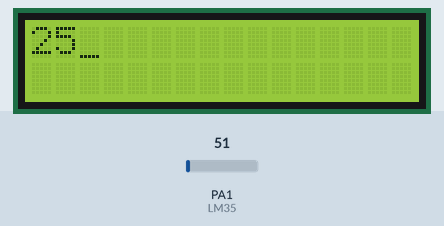
This program was run on a simulated ATmega32, built with avr-gcc and emulated at 8 MHz. On the bench: 16×2 character LCD. Wiring (inferred from the names in the program): character LCD (HD44780): RS PB1; R/W PB2; E PB3; data PA4, PA5, PA6, PA7. The inputs (shaded band) are chosen by the test bench; at power-on: PA1 (LM35) = 51.

Above: at 2.0 s.
2.1 s: PA1 (LM35) set to 61
At 3.5 s:
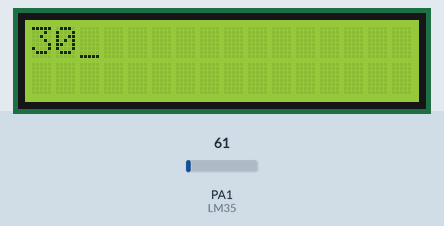
3.8 s: PA1 (LM35) set to 71
At 4.8 s:
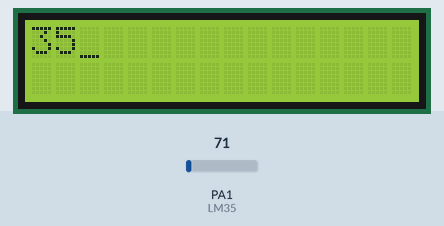
5.9 s: PA1 (LM35) set to 86
At 7.1 s:
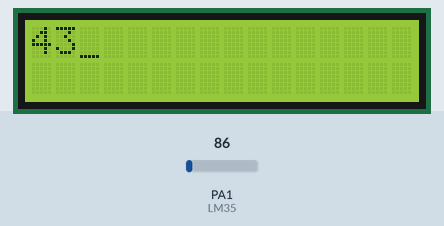
Timing chart, 0 to 8.9 s (numbered marks = the images above; inputs shaded):
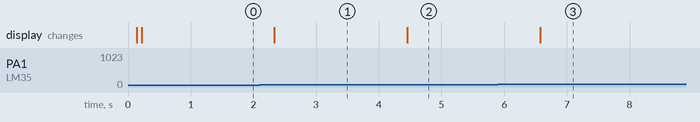

Measured:
- after the input at 2.1 s, the display: changes after 0.24 s (image 1)
- after the input at 3.8 s, the display: changes after 0.66 s (image 2)
- after the input at 5.9 s, the display: changes after 0.68 s (image 3)

The program:

LCD_NEW_KIT.c
```c
/*
 * LCD_NEW_KIT.c
 *
 * Created: 8/14/2019 2:15:27 PM
 *  Author: Mina
 */


#include <avr/io.h>
#define F_CPU 8000000ul
#include "LCD.h"
#include "LM35.h"

int main(void)
{
	LCD_vInit();
	//LCD_vPrintString("Mina");
	LM35_vInit();
    while(1)
    {
		char y = LM35_u16Read();
        char tens  = (y/10) + '0';
		char units = (y%10)  + '0';
		//LCD_vSendData_4BitMode('5');
		LCD_vSendData_4BitMode(tens);
		LCD_vSendData_4BitMode(units);

		_delay_ms(1000);
		LCD_vClearScreen();
	}
}
```

LCD_cfg.h
```c
/*
 * LCD_cfg.h
 *
 * Created: 8/14/2019 2:19:54 PM
 *  Author: Mina
 */


#ifndef LCD_CFG_H_
#define LCD_CFG_H_

#define LCD_DATA_PORT_REG					'A'

#define LCD_CTRL_PORT_REG					'B'

#define RS									1
#define RW									2
#define EN									3


#endif /* LCD_CFG_H_ */
```

LCD.c
```c
/*
 * LCD.c
 *
 * Created: 8/14/2019 2:19:26 PM
 *  Author: Mina
 */

#include "LCD.h"

static void SendFallingEdge(void);

void LCD_vInit(void)
{

	/*Data pins connected to PA4-7*/
	DIO_vSetPortDirHighNibble(LCD_DATA_PORT_REG,0xFF);

	DIO_vSetPinDir(LCD_CTRL_PORT_REG,RS,eOutput);
	DIO_vSetPinDir(LCD_CTRL_PORT_REG,RW,eOutput);
	DIO_vSetPinDir(LCD_CTRL_PORT_REG,EN,eOutput);

	/*Set the write pin to 0*/
	DIO_vWrite(LCD_CTRL_PORT_REG,RW,0);

	/*Write a command and choose RS by 0*/
	DIO_vWrite(LCD_CTRL_PORT_REG,RS,0);
	_delay_ms(5);
	/*4 Bit Mode Command*/
	LCD_vSendCmd_4BitMode(0x03);
	LCD_vSendCmd_4BitMode(0x03);
	LCD_vSendCmd_4BitMode(0x03);
	LCD_vSendCmd_4BitMode(0x02);
	LCD_vSendCmd_4BitMode(0x28);
	/*Clear LCD Command*/
	LCD_vSendCmd_4BitMode(0x01);
	/*Turn on the cursor command*/
	LCD_vSendCmd_4BitMode(0x0E);
	_delay_ms(30);
}


void LCD_vSendCmd_4BitMode(char cmd)
{
	DIO_vWrite(LCD_CTRL_PORT_REG,RS,0);

	/*Send High nibble*/
	DIO_vWritePortHighNibble(LCD_DATA_PORT_REG , cmd);
	SendFallingEdge();

	/*Send Low nibble*/
	DIO_vWritePortHighNibble(LCD_DATA_PORT_REG , (cmd<<4) );
	SendFallingEdge();
}


void LCD_vSendData_4BitMode(char data)
{
	DIO_vWrite(LCD_CTRL_PORT_REG,RS,1);

	/*Send High nibble*/
	DIO_vWritePortHighNibble(LCD_DATA_PORT_REG , data );
	SendFallingEdge();

	/*Send Low nibble*/
	DIO_vWritePortHighNibble(LCD_DATA_PORT_REG , (data<<4) );
	SendFallingEdge();
}

void LCD_vPrintString(char * str)
{

	//while( (*str) != '\0')
	while(*str)
	{
		LCD_vSendData_4BitMode(*str);
		str++;
	}
}

static void SendFallingEdge(void)
{
	/*Set Enable pin*/
	DIO_vWrite(LCD_CTRL_PORT_REG,EN,1);
	/*Wait for time for data to be written*/
	_delay_ms(5);
	/*Clear Enable pin*/
	DIO_vWrite(LCD_CTRL_PORT_REG,EN,0);
	_delay_ms(5);
}

void LCD_vClearScreen(void)
{
	/*Clear LCD Command*/
	LCD_vSendCmd_4BitMode(0x01);
}
```

LCD.h
```c
/*
 * LCD.h
 *
 * Created: 8/14/2019 2:19:41 PM
 *  Author: Mina
 */


#ifndef LCD_H_
#define LCD_H_

#include "LCD_cfg.h"
#include "DIO.h"
#include <util/delay.h>

void LCD_vInit(void);
void LCD_vSendCmd_4BitMode(char cmd);
void LCD_vPrintString(char * str);
void LCD_vClearScreen(void);

#endif /* LCD_H_ */
```

LM35.c
```c
/*
 * LM35.c
 *
 * Created: 8/16/2019 12:45:17 AM
 *  Author: Mina
 */
#include "LM35.h"


void LM35_vInit(void)
{
	ADC_vInit();
}

unsigned char LM35_u16Read(void)
{

	char temp =  ADC_u16Read()/2;

	return temp;
}
```

LM35.h
```c
/*
 * LM35.h
 *
 * Created: 8/16/2019 12:45:09 AM
 *  Author: Mina
 */


#ifndef LM35_H_
#define LM35_H_

#include "ADC.h"

void LM35_vInit(void);
unsigned char LM35_u16Read(void);


#endif /* LM35_H_ */
```

ADC.c
```c
/*
 * ADC.c
 *
 * Created: 8/16/2019 12:26:48 AM
 *  Author: Mina
 */

#include "ADC.h"
#include <avr/io.h>

void ADC_vInit(void)
{
	ADMUX = (1<<REFS0) | (1<<MUX0);							//select vref as vcc
	ADCSRA = (1<<ADEN)|(1<<ADPS1)|(1<<ADPS2);		//ADC enable & prescalar


#if 0
	ADCSRA = (1<<ADPS1);
	ADCSRA |= (1<<ADPS2);
	ADCSRA |= (1<<ADPS0);

	ADMUX = (1<<REFS0) ;
	ADMUX |= (1<<MUX0);
	/*The ADC generates a 10-bit result which is presented in the ADC Data Registers, ADCH and ADCL.*/
	/*The ADC is enabled by setting the ADC Enable bit, ADEN in ADCSRA*/
	ADCSRA |= (1<<ADEN);
#endif
}

unsigned short ADC_u16Read(void)
{
	volatile short x = 0 ;

	/*ADC Start Conversion*/
	ADCSRA |= (1<<ADSC);
	while((ADCSRA & (1<<ADIF) ) == 0); /* wait for conversion to complete ADIF becomes '1' */

	x = ADCL;
	x |= (ADCH <<8);

	return ADC;
}
```

ADC.h
```c
/*
 * ADC.h
 *
 * Created: 8/16/2019 12:26:59 AM
 *  Author: Mina
 */


#ifndef ADC_H_
#define ADC_H_


void ADC_vInit(void);
unsigned short ADC_u16Read(void);


#endif /* ADC_H_ */
```

DIO.c
```c
/*
 * DIO.c
 *
 * Created: 8/14/2019 11:03:39 AM
 *  Author: Mina
 */

#include "DIO.h"
#include <avr/io.h>

void DIO_vSetPinDir(char portName , char pinNum , eDIO_Dir dir)
{
	switch(portName)
	{
		case 'A':
		case 'a':
		if (eOutput == dir)
		{
			DDRA |= (1<<pinNum);
		}
		else
		{
			DDRA &= ~(1<<pinNum);
		}
		break;

		case 'B':
		case 'b':
		if (eOutput == dir)
		{
			DDRB |= (1<<pinNum);
		}
		else
		{
			DDRB &= ~(1<<pinNum);
		}
		break;

		case 'C':
		case 'c':
		if (eOutput == dir)
		{
			DDRC |= (1<<pinNum);
		}
		else
		{
			DDRC &= ~(1<<pinNum);
		}
		break;

		case 'D':
		case 'd':
		if (eOutput == dir)
		{
			DDRD |= (1<<pinNum);
		}
		else
		{
			DDRD &= ~(1<<pinNum);
		}
		break;

		default:
		break;

	}
}

void DIO_vWrite(char portName , char pinNum , eDIO_Level val)
{
	switch(portName)
	{
		case 'A':
		case 'a':
		if (eHigh == val)
		{
			PORTA |= (1<<pinNum);
		}
		else
		{
			PORTA &= ~(1<<pinNum);
		}
		break;

		case 'B':
		case 'b':
		if (eHigh == val)
		{
			PORTB |= (1<<pinNum);
		}
		else
		{
			PORTB &= ~(1<<pinNum);
		}
		break;

		case 'C':
		case 'c':
		if (eHigh == val)
		{
			PORTC |= (1<<pinNum);
		}
		else
		{
			PORTC &= ~(1<<pinNum);
		}
		break;

		case 'D':
		case 'd':
		if (eHigh == val)
		{
			PORTD |= (1<<pinNum);
		}
		else
		{
			PORTD &= ~(1<<pinNum);
		}
		break;

		default:
		break;

	}
}

char DIO_u8Read(char portName, char pinNum)
{
	char tempVar =0;

	switch (portName)
	{
	case 'A':
	case 'a':
		tempVar = (PINA >> pinNum) & 1;
		break;

	case 'B':
	case 'b':
		tempVar = (PINB >> pinNum) & 1;
		break;

	case 'C':
	case 'c':
		tempVar = (PINC >> pinNum) & 1;
		break;

	case 'D':
	case 'd':
		tempVar = (PIND >> pinNum) & 1;
		break;

	default:
		tempVar = 0;
		break;
	}

	return tempVar;
}


void DIO_vWritePortHighNibble(char portName , char writeVal)
{
	switch(portName)
	{
		case 'A':
		PORTA &= 0x0f;
		PORTA |= (writeVal & 0xf0);
		break;
		case 'B':
		PORTB &= 0x0f;
		PORTB |= (writeVal & 0xf0);
		break;
		case 'C':
		PORTC &= 0x0f;
		PORTC |= (writeVal & 0xf0);
		break;
		case 'D':
		PORTD &= 0x0f;
		PORTD |= (writeVal & 0xf0);
		break;
		default:
		break;
	}
}


void DIO_vSetPortDirHighNibble(char portName , char writeVal)
{
	switch(portName)
	{
		case 'A':
			DDRA &= 0x0f;
			DDRA |= (writeVal & 0xf0);
			break;
		case 'B':
			DDRB &= 0x0f;
			DDRB |= (writeVal & 0xf0);
			break;
		case 'C':
			DDRC &= 0x0f;
			DDRC |= (writeVal & 0xf0);
			break;
		case 'D':
			DDRD &= 0x0f;
			DDRD |= (writeVal & 0xf0);
			break;
		default:
		break;
	}
}
```

DIO.h
```c
/*
 * DIO.h
 *
 * Created: 8/14/2019 11:03:52 AM
 *  Author: Mina
 */


#ifndef DIO_H_
#define DIO_H_

#include "DIO_Types.h"


void DIO_vSetPinDir(char portName , char pinNum , eDIO_Dir dir);
void DIO_vWrite(char portName , char pinNum , eDIO_Level val);
char DIO_u8Read(char portName, char pinNum);
void DIO_vSetPortDirHighNibble(char portName , char writeVal);
void DIO_vWritePortHighNibble(char portName , char writeVal);

#endif /* DIO_H_ */
```

DIO_Types.h
```c
/*
 * DIO_Types.h
 *
 * Created: 8/14/2019 11:04:39 AM
 *  Author: Mina
 */


#ifndef DIO_TYPES_H_
#define DIO_TYPES_H_

typedef enum
{
	eOutput    = 0,
	eInput     = 1
} eDIO_Dir;

typedef enum
{
	eLow      = 0,
	eHigh     = 1
} eDIO_Level;

#endif /* DIO_TYPES_H_ */
```
